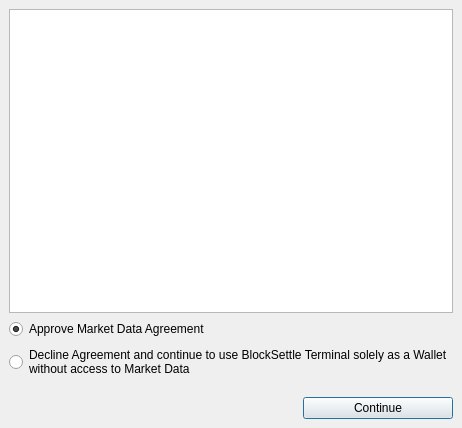
<?xml version="1.0" encoding="UTF-8"?>
<ui version="4.0">
 <class>MDAgreementDialog</class>
 <widget class="QDialog" name="MDAgreementDialog">
  <property name="geometry">
   <rect>
    <x>0</x>
    <y>0</y>
    <width>417</width>
    <height>428</height>
   </rect>
  </property>
  <property name="windowTitle">
   <string>Blocksettle MD Agreement</string>
  </property>
  <layout class="QVBoxLayout" name="verticalLayout_2">
   <property name="spacing">
    <number>0</number>
   </property>
   <property name="leftMargin">
    <number>0</number>
   </property>
   <property name="topMargin">
    <number>0</number>
   </property>
   <property name="rightMargin">
    <number>0</number>
   </property>
   <property name="bottomMargin">
    <number>0</number>
   </property>
   <item>
    <widget class="QWidget" name="widget_2" native="true">
     <property name="minimumSize">
      <size>
       <width>0</width>
       <height>57</height>
      </size>
     </property>
     <layout class="QVBoxLayout" name="verticalLayout_3">
      <item>
       <widget class="QTextBrowser" name="textBrowser_agreement"/>
      </item>
      <item>
       <layout class="QVBoxLayout" name="verticalLayout">
        <item>
         <widget class="QRadioButton" name="radioButton_accept">
          <property name="text">
           <string>Approve Market Data Agreement</string>
          </property>
          <property name="checked">
           <bool>true</bool>
          </property>
         </widget>
        </item>
        <item>
         <widget class="QRadioButton" name="radioButton_Reject">
          <property name="text">
           <string>Decline Agreement and continue to use BlockSettle Terminal solely as a Wallet
without access to Market Data</string>
          </property>
         </widget>
        </item>
       </layout>
      </item>
     </layout>
    </widget>
   </item>
   <item>
    <widget class="QWidget" name="widget" native="true">
     <property name="buttonBar" stdset="0">
      <bool>true</bool>
     </property>
     <layout class="QHBoxLayout" name="horizontalLayout">
      <property name="spacing">
       <number>0</number>
      </property>
      <item>
       <spacer name="horizontalSpacer">
        <property name="orientation">
         <enum>Qt::Horizontal</enum>
        </property>
        <property name="sizeHint" stdset="0">
         <size>
          <width>40</width>
          <height>20</height>
         </size>
        </property>
       </spacer>
      </item>
      <item>
       <widget class="QPushButton" name="pushButton_Continue">
        <property name="minimumSize">
         <size>
          <width>150</width>
          <height>0</height>
         </size>
        </property>
        <property name="text">
         <string>Continue</string>
        </property>
       </widget>
      </item>
     </layout>
    </widget>
   </item>
  </layout>
 </widget>
 <resources/>
 <connections/>
</ui>
